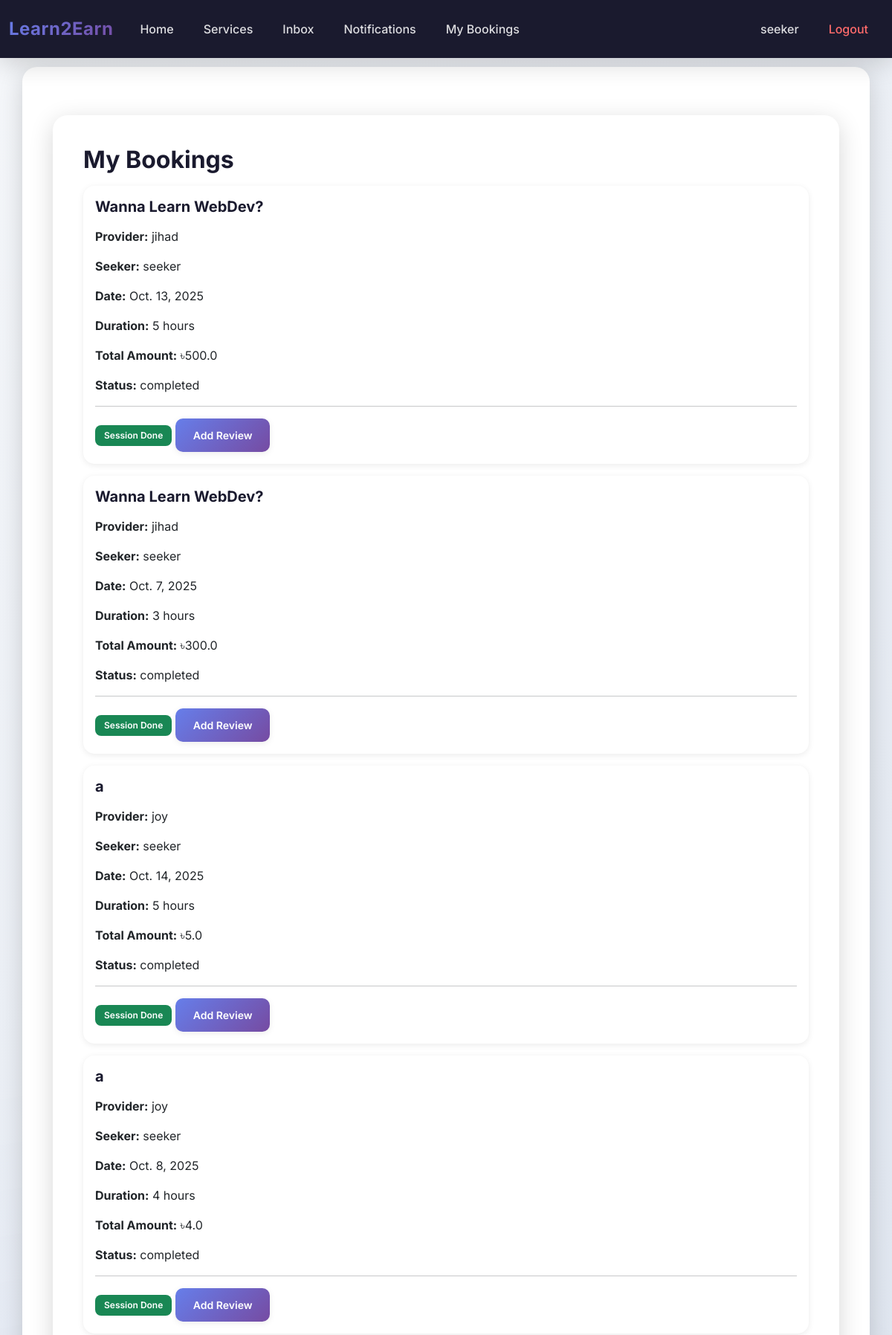
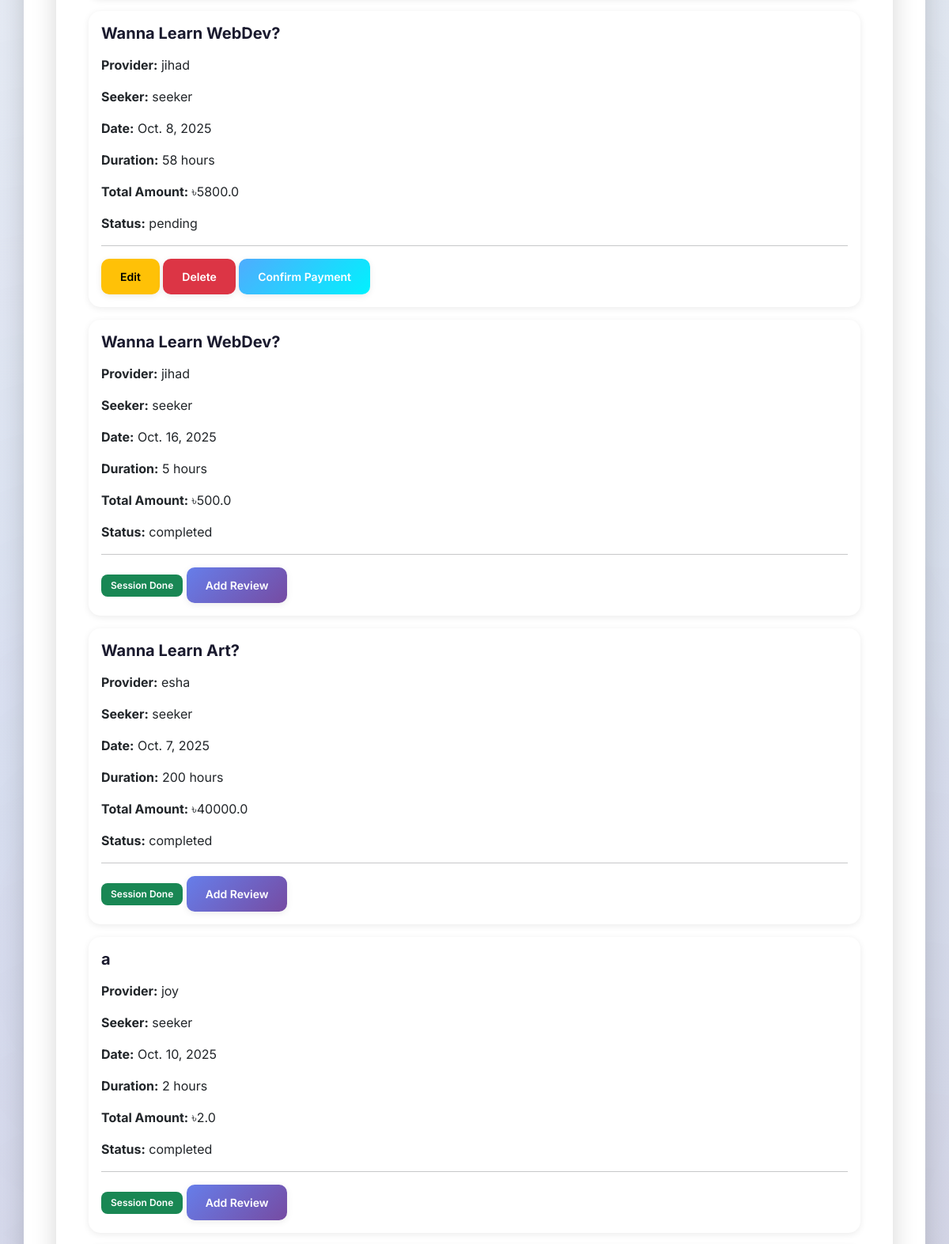
/reservation/my-bookings/ (signed in, upper part), run on the app's committed database (2 pictures, top to bottom).
### Learn2Earn/reservation/models.py (models this page shows, shortened)
class Booking(models.Model):
    STATUS_CHOICES = [
        ('pending', 'Pending'),
        ('confirmed', 'Confirmed'),
        ('completed', 'Completed'),
        ('cancelled', 'Cancelled'),
    ]
    provider = models.ForeignKey(User, on_delete=models.CASCADE, related_name='provider_bookings')
    seeker = models.ForeignKey(User, on_delete=models.CASCADE, related_name='seeker_bookings')
    service = models.ForeignKey(Service, on_delete=models.CASCADE)
    booking_date = models.DateField()
    duration = models.IntegerField()
    total_amount = models.FloatField()
    status = models.CharField(max_length=20, choices=STATUS_CHOICES, default='pending')
    created_at = models.DateTimeField(auto_now_add=True)

### Learn2Earn/users/models.py (models this page shows, shortened)
class Service(models.Model):
    provider = models.ForeignKey(User, on_delete=models.CASCADE)
    title = models.CharField(max_length=200)
    category = models.CharField(max_length=20)
    price_per_hour = models.FloatField()
    description = models.TextField()
    status = models.CharField(max_length=20)
    service_image = models.ImageField(upload_to='service_pics/', blank=True, null=True)
    created_at = models.DateTimeField(auto_now_add=True)

### Learn2Earn/reservation/views.py (the view)
# urls.py: path('my-bookings/', views.my_bookings, name='my_bookings'),
def my_bookings(request):
    if not request.user.is_authenticated:
        return redirect('users:login')
    bookings = Booking.objects.filter(seeker=request.user) | Booking.objects.filter(provider=request.user)
    bookings = bookings.order_by('-created_at')
    return render(request, 'reservation/booking_list.html', {'bookings': bookings})

### Learn2Earn/templates/reservation/booking_list.html (shortened to what this page needs)
{% extends 'base.html' %}
{% block content %}
<div class="container mt-4">
    <h2>My Bookings</h2>
    {% if bookings %}
        {% for booking in bookings %}
        <div class="card mb-3">
            <div class="card-body">
                <h5>{{ booking.service.title }}</h5>
                <p><strong>Provider:</strong> {{ booking.provider.username }}</p>
                <p><strong>Seeker:</strong> {{ booking.seeker.username }}</p>
                <p><strong>Date:</strong> {{ booking.booking_date }}</p>
                <p><strong>Duration:</strong> {{ booking.duration }} hours</p>
                <p><strong>Total Amount:</strong> ৳{{ booking.total_amount }}</p>
                <p><strong>Status:</strong> {{ booking.status }}</p>
                <hr>
                {% if booking.status == 'pending' %}
                    <a href="{% url 'reservation:update_booking' booking.id %}" class="btn btn-warning btn-sm">Edit</a>
                    <a href="{% url 'reservation:delete_booking' booking.id %}" class="btn btn-danger btn-sm">Delete</a>
                    <a href="{% url 'reservation:create_payment' booking.id %}" class="btn btn-success btn-sm">Confirm Payment</a>
                {% elif booking.status == 'completed' %}
                    <span class="badge bg-success">Session Done</span>
                    <a href="{% url 'reservation:create_review' booking.id %}" class="btn btn-primary btn-sm">Add Review</a>
                {% endif %}
            </div>
        </div>
        {% endfor %}
    {% else %}
        <p>No bookings yet.</p>
    {% endif %}
</div>
{% endblock %}

### Learn2Earn/templates/base.html (shortened to what this page needs)
<!DOCTYPE html>
<html lang="en">
<head>
    <link href="https://cdn.jsdelivr.net/npm/bootstrap@5.3.2/dist/css/bootstrap.min.css" rel="stylesheet">
</head>
<body>
<nav class="navbar navbar-expand-lg navbar-dark fixed-top">
  <div class="container-fluid">
    <a class="navbar-brand" href="/">Learn2Earn</a>
    <div class="collapse navbar-collapse" id="navbarContent">
      <ul class="navbar-nav me-auto mb-2 mb-lg-0">
        <li class="nav-item">
          <a class="nav-link" href="/">Home</a>
        </li>
        <li class="nav-item">
          <a class="nav-link" href="{% url 'users:service_list' %}">Services</a>
        </li>
        {% if user.is_authenticated %}
        <li class="nav-item">
          <a class="nav-link" href="{% url 'messaging:inbox' %}">Inbox</a>
        </li>
        <li class="nav-item">
          <a class="nav-link" href="{% url 'messaging:notifications' %}">Notifications</a>
        </li>
        {% if user.userprofile_set.first.user_type == 'seeker' %}
        <li class="nav-item">
          <a class="nav-link" href="{% url 'reservation:my_bookings' %}">My Bookings</a>
        </li>
        {% endif %}
        {% endif %}
      </ul>
      <ul class="navbar-nav mb-2 mb-lg-0">
        {% if user.is_authenticated %}
        <li class="nav-item">
          <a class="nav-link" href="{% url 'users:profile' %}">{{ user.username }}</a>
        </li>
        <li class="nav-item">
          <a class="nav-link text-danger" href="{% url 'users:logout' %}">Logout</a>
        </li>
        {% endif %}
      </ul>
    </div>
  </div>
</nav>
<div class="container" style="margin-top: 90px;">
    {% block content %}
    {% endblock %}
</div>
</body>
</html>

### Learn2Earn/templates/base.html (style rules this page uses)
:root { --primary-gradient: linear-gradient(135deg, #667eea 0%, #764ba2 100%); --secondary-gradient: linear-gradient(135deg, #f093fb 0%, #f5576c 100%); --success-gradient: linear-gradient(135deg, #4facfe 0%, #00f2fe 100%); --dark-bg: #1a1a2e; --darker-bg: #16213e; --light-text: #f8f9fa; --shadow-sm: 0 2px 8px rgba(0, 0, 0, 0.08); --shadow-md: 0 4px 16px rgba(0, 0, 0, 0.12); --shadow-lg: 0 8px 32px rgba(0, 0, 0, 0.16); }
* { margin: 0; padding: 0; box-sizing: border-box; }
body { background: linear-gradient(135deg, #f5f7fa 0%, #c3cfe2 100%); font-family: 'Inter', 'Segoe UI', Tahoma, Geneva, Verdana, sans-serif; min-height: 100vh; position: relative; }
body::before { content: ''; position: fixed; top: 0; left: 0; width: 100%; height: 100%; background: radial-gradient(circle at 20% 50%, rgba(102, 126, 234, 0.1) 0%, transparent 50%), radial-gradient(circle at 80% 80%, rgba(245, 87, 108, 0.1) 0%, transparent 50%); pointer-events: none; z-index: 0; }
.navbar { background: var(--dark-bg) !important; box-shadow: var(--shadow-lg); backdrop-filter: blur(10px); padding: 1rem 0; transition: all 0.3s ease; }
.navbar-brand { font-weight: 700; font-size: 1.5rem; letter-spacing: 0.5px; background: var(--primary-gradient); -webkit-background-clip: text; -webkit-text-fill-color: transparent; background-clip: text; transition: transform 0.3s ease; }
.nav-link { color: rgba(255, 255, 255, 0.85) !important; transition: all 0.3s ease; padding: 0.5rem 1rem !important; margin: 0 0.25rem; border-radius: 8px; font-weight: 500; position: relative; }
.nav-link::before { content: ''; position: absolute; bottom: 0; left: 50%; transform: translateX(-50%); width: 0; height: 2px; background: var(--success-gradient); transition: width 0.3s ease; }
.nav-link.text-danger { color: #ff6b6b !important; }
.container { background: #fff; border-radius: 20px; padding: 40px; margin-top: 30px; margin-bottom: 30px; box-shadow: var(--shadow-lg); position: relative; z-index: 1; backdrop-filter: blur(10px); border: 1px solid rgba(255, 255, 255, 0.8); animation: fadeInUp 0.6s ease; }
h1, h2, h3, h4, h5, h6 { font-weight: 700; color: var(--dark-bg); margin-bottom: 1rem; }
.btn { padding: 0.75rem 1.5rem; border-radius: 10px; font-weight: 600; transition: all 0.3s ease; border: none; box-shadow: var(--shadow-sm); }
.btn-primary { background: var(--primary-gradient); color: white; }
.btn-success { background: var(--success-gradient); color: white; }
.card { border: none; border-radius: 15px; box-shadow: var(--shadow-sm); transition: all 0.3s ease; overflow: hidden; }
.badge { padding: 0.5rem 0.75rem; border-radius: 8px; font-weight: 600; }
a { transition: all 0.3s ease; }
.container > * { animation: fadeIn 0.5s ease; }
html, body { height: 100%; }
body { display: flex; flex-direction: column; }
.container { flex: 1 0 auto; }

### data on the page
Booking: service "Wanna Learn WebDev?", provider.username "jihad", seeker.username "seeker", booking_date "Oct. 13, 2025", duration "5", total_amount "500.0", status "completed", shows "Session Done"
Booking: service "Wanna Learn WebDev?", provider.username "jihad", seeker.username "seeker", booking_date "Oct. 7, 2025", duration "3", total_amount "300.0", status "completed", shows "Session Done"
Booking: service "a", provider.username "joy", seeker.username "seeker", booking_date "Oct. 14, 2025", duration "5", total_amount "5.0", status "completed", shows "Session Done"
Booking: service "a", provider.username "joy", seeker.username "seeker", booking_date "Oct. 8, 2025", duration "4", total_amount "4.0", status "completed", shows "Session Done"
Booking: service "Wanna Learn WebDev?", provider.username "jihad", seeker.username "seeker", booking_date "Oct. 8, 2025", duration "58", total_amount "5800.0", status "pending", shows "Edit"
Booking: service "Wanna Learn WebDev?", provider.username "jihad", seeker.username "seeker", booking_date "Oct. 16, 2025", duration "5", total_amount "500.0", status "completed", shows "Session Done"
Booking: service "Wanna Learn Art?", provider.username "esha", seeker.username "seeker", booking_date "Oct. 7, 2025", duration "200", total_amount "40000.0", status "completed", shows "Session Done"
Booking: service "a", provider.username "joy", seeker.username "seeker", booking_date "Oct. 10, 2025", duration "2", total_amount "2.0", status "completed", shows "Session Done"

### other printed values
{{ user.username }} "seeker"
